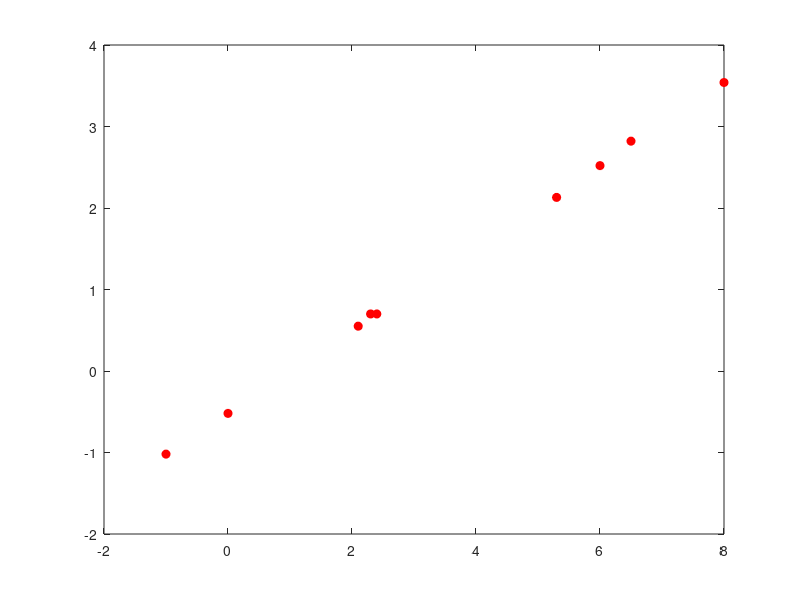
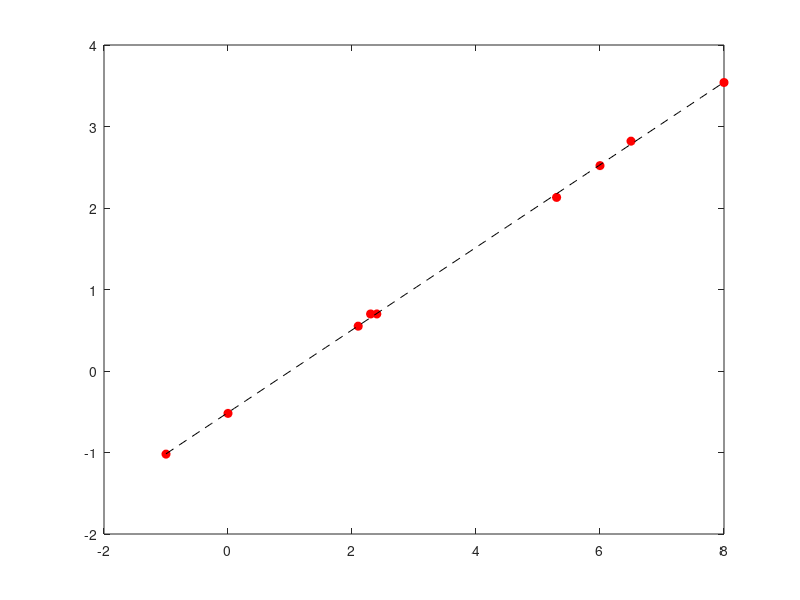

Reproduce these figures in MATLAB, in order. (Note: this script raises an error after producing the figures.)
% Example of least squares fitting of a line
% Lecture 04. Example 3. Least Squares fitting
% 
clearvars
xi =transpose([-1 0 2.1 2.3 2.4 5.3 6 6.5 8]);
yi = transpose([-1.02 -0.52 0.55 0.7 0.7 2.13 2.52 2.82 3.54]);
figure;
plot(xi,yi,'ro','MarkerFaceColor','r');
%%
A = [ones(size(xi)) xi]
Anorm = transpose(A)*A
Bnorm = transpose(A)*yi
cpar = Anorm \ Bnorm
%%
x = linspace(min(xi), max(xi), 50);
y = cpar(1)+cpar(2)*x;
figure;
plot(xi,yi,'ro','MarkerFaceColor','r');
hold on;
ax = gca;
plot(x,y,'k--');

ax.XGrid = 'on'; ax.YGrid = 'off';
ax.XMinorGrid = 'on';
ax.YMinorGrid = 'on';
hl = line([x(1) x(end)],[0 0]);
hl.Color = 'k';hl.LineWidth = 1;
vl = line([0 0],[-2 4]);
vl.Color = 'k'; vl.LineWidth = 1;
xlabel('x');
ylabel('y');
title('Data points and fitted line');
legend('Data Points','Fitted Line','Location','north');
